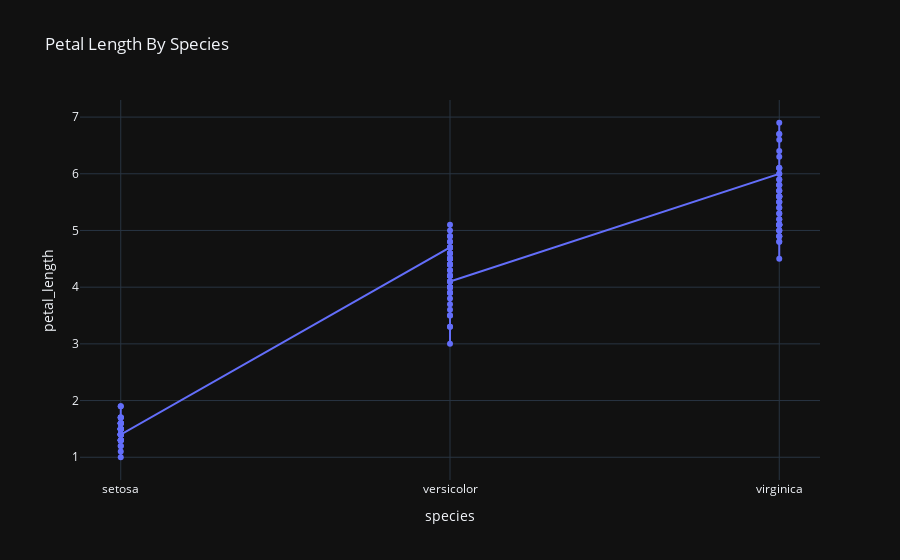

Notebook source saved alongside this figure:
### Code cell
fig = px.line(df, x='species', y='petal_length', markers=True, title='Petal Length By Species',
template='plotly_dark')
fig.show()

### Figure 1 — Plotly figure (JSON) as saved in the notebook; plotly's stock layout.template omitted (floating-point values rounded to 4 significant figures; data arrays with more than 128 entries replaced by an {"elided": "..."} marker saying what was removed)
{"data": [{"hovertemplate": "species=%{x}<br>petal_length=%{y}<extra></extra>", "legendgroup": "", "line": {"color": "#636efa", "dash": "solid"}, "marker": {"symbol": "circle"}, "mode": "lines+markers", "name": "", "orientation": "v", "showlegend": false, "type": "scatter", "x": {"elided": "150 str values"}, "xaxis": "x", "y": {"elided": "150 float values"}, "yaxis": "y"}], "layout": {"legend": {"tracegroupgap": 0}, "title": {"text": "Petal Length By Species"}, "xaxis": {"anchor": "y", "domain": [0, 1], "title": {"text": "species"}}, "yaxis": {"anchor": "x", "domain": [0, 1], "title": {"text": "petal_length"}}}}
